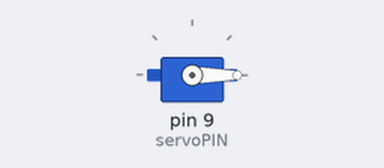
A sketch run on a simulated Arduino Uno, built with avr-gcc and run on an emulated ATmega328P. On the bench: servo.

Above: at 3.05 s.
At 5.8 s:
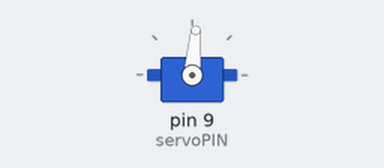
At 8.55 s:
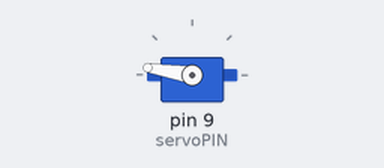
At 14.1 s:
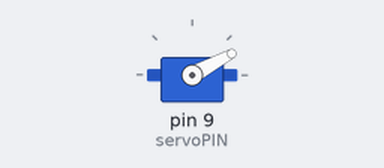
Timing chart, 0 to 18.6 s (numbered marks = the images above):
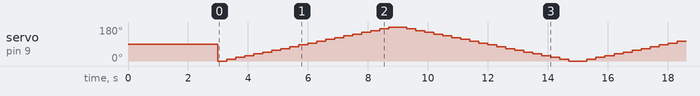

The sketch:

stdServo2.ino
```cpp
/*
 * Std Servo 範例        © 華夏科大電子系 吳宗憲
 * 工作電壓：DC5V
 *
 * 使用 Servo.h 函式庫時，因為需使用PWM，所以會影響原本的PWM腳位。
 * 不管有無接伺服馬達，數位腳位9與10便無法輸出PWM。
 * 所以當使用此函式庫時，我們通常會將伺服馬達的訊號線接在數位腳位9或10。
 * 本範例直接以脈衝寬度控制Servo
 * 要注意的是，必須查詢伺服馬達的規格表，查知正確的脈衝寬度範圍。
 * 使用writeMicroseconds時也要小心，不可傳入超出範圍的值，否則會損壞伺服馬達。
 */
#include <Servo.h> //伺服馬達的函式庫
#define servoPIN 9  //伺服馬達 連接D9

Servo myservo;

void setup()
{
  myservo.attach(servoPIN, 500, 2400); // 修正脈衝寬度範圍
  myservo.write(90); // 一開始先置中90度
  delay(3000);
}

void loop()
{
  for(int i = 500; i <= 2400; i+=100){
    myservo.writeMicroseconds(i); // 直接以脈衝寬度控制
    delay(300);
  }
  for(int i = 2400; i >= 500; i-=100){
    myservo.writeMicroseconds(i);
    delay(300);
  }
}
```
